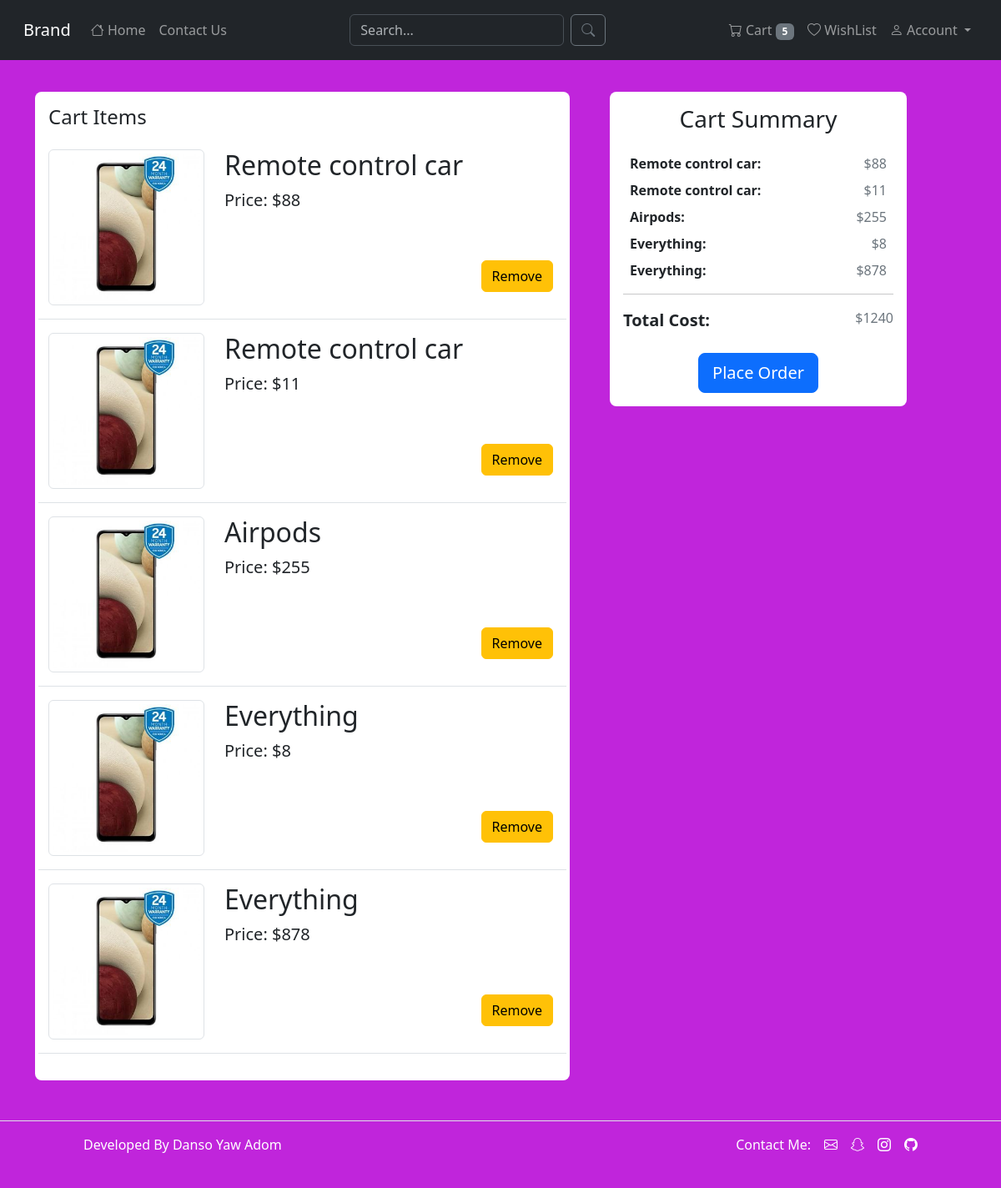
Page /cart (signed in) on the committed database.
### ecommerce/models.py (models this page shows)
class Product(db.Model):
	id = db.Column(db.Integer, primary_key=True)
	name = db.Column(db.String(100), nullable=False)
	seller = db.Column(db.String(50))
	price = db.Column(db.Integer, nullable=False)
	food_and_Grocery = db.Column(db.Boolean, nullable=False)
	mobilePhones_and_Tablets = db.Column(db.Boolean, nullable=False)
	electronics = db.Column(db.Boolean, nullable=False)
	sports = db.Column(db.Boolean, nullable=False)
	home_Furniture_and_Appliances = db.Column(db.Boolean, nullable=False)
	fashion = db.Column(db.Boolean, nullable=False)
	health_and_Beauty = db.Column(db.Boolean, nullable=False)
	toys = db.Column(db.Boolean, nullable=False)
	timestamp = db.Column(db.DateTime, default=datetime.utcnow, nullable=False)

### ecommerce/views.py (the view)
@views.route('/cart', methods=['GET', 'POST'])
@login_required
def cart():
    items = db.session.execute(db.select(Cart).filter_by(user_id=current_user.id)).scalars()
    product_ids = [item.product_id for item in items]
    cart_products = db.session.execute(db.select(Product).filter(Product.id.in_(product_ids))).scalars()
    cart_products_list = list(cart_products)
    no_of_items_in_cart = len(cart_products_list)
    total_price = 0
    if cart_products_list:
	    for i in cart_products_list:
	    	total_price += int(i.price)
    return render_template('views/cart.html', products=cart_products_list, total_price=total_price)

### ecommerce/__init__.py (called while the page is built)
def create_app():
	app = Flask(__name__)
	app.config.from_object('config.DevelopmentConfig')
	from .admin import MyAdminIndexView
	db.init_app(app)
	login_manager.init_app(app)
	login_manager.login_view = "auth.login"
	login_manager.login_message = "Please login in to continue"
	login_manager.session_protection = "strong"
	admin_panel.init_app(app, index_view=MyAdminIndexView())
	from .views import views
	from .auth import auth
	from .errors import errors
	app.register_blueprint(views, url_prefix='/')
	app.register_blueprint(errors, url_prefix='/')
	app.register_blueprint(auth, url_prefix='/auth')
	from .models import Product, User, Cart, WishList
	with app.app_context():
	    db.create_all()
	@login_manager.user_loader
	def load_user(user_id):
	    return User.query.get(user_id)
	return app

### ecommerce/views.py (called while the page is built)
@views.app_context_processor
def base():
    cart_no = 0
    if current_user.is_authenticated:
	    cart_items = db.session.execute(db.select(Cart).filter(Cart.user_id == current_user.id)).scalars()
	    cart_no = len(list(cart_items))
    return dict(cart_no=cart_no)

### ecommerce/templates/views/cart.html (shortened to what this page needs)
{% extends 'views/base.html' %}
{% block content %}
<div class="container">
    {% if products %}
    <div class="row py-4 gap-4">
        <div class="col-lg-7">
            <div class="bg-white p-3 rounded-3">
                <h4 class="mb-4 text-start">Cart Items</h4>
                {% for product in products %}
                <div class="cart-item border-bottom mb-3 pb-3 row">
                    <div class="col-3 col-md-4">
                        <img src="{{ url_for('static', filename='images/phone.jpg') }}" class="cart-img img-thumbnail">
                    </div>
                    <div class="col-8 col-md-8 position-relative text-start">
                        <h2>{{ product.name }}</h2>
                        <span class="fs-5">Price: ${{ product.price }}</span>
                        <form method="POST" action="{{ url_for('views.remove_from_cart', product_id=product.id) }}" class="position-absolute end-0 bottom-0 p-3">
                            <button class="btn btn-warning mt-3" type="submit">Remove</button>
                        </form>
                    </div>
                </div>
                {% endfor %}
            </div>
        </div>
        <div class="col-lg-4">
            <div class="bg-white p-3 rounded-3">
                <h3 class="mb-4">Cart Summary</h3>
                <div class="m-2">
                    {% for product in products %}
                    <div class="d-flex justify-content-between mb-2">
                        <span class="fw-bold">{{ product.name }}:</span>
                        <span class="text-secondary">${{ product.price }}</span>
                    </div>
                    {% endfor %}
                </div>
                <hr>
                <div class="d-flex justify-content-between mt-3">
                    <span class="fs-5 fw-bold">Total Cost:</span>
                    <span class="text-secondary">${{ total_price }}</span>
                </div>
                <div class="mt-4">
                    <button type="submit" class="btn btn-primary btn-lg btn-block">Place Order</button>
                </div>
            </div>
        </div>
    </div>
    {% endif %}
</div>
{% endblock content %}

### ecommerce/static/css/base.css (style rules this page uses)
body { background: #c025db; }
.container { text-align: center; }

### rows in the picture
Product: name "Remote control car", price "88"
Product: name "Remote control car", price "11"
Product: name "Airpods", price "255"
Product: name "Everything", price "8"
Product: name "Everything", price "878"

### other values in the picture
{{ cart_no }} "5"
{{ total_price }} "1240"
